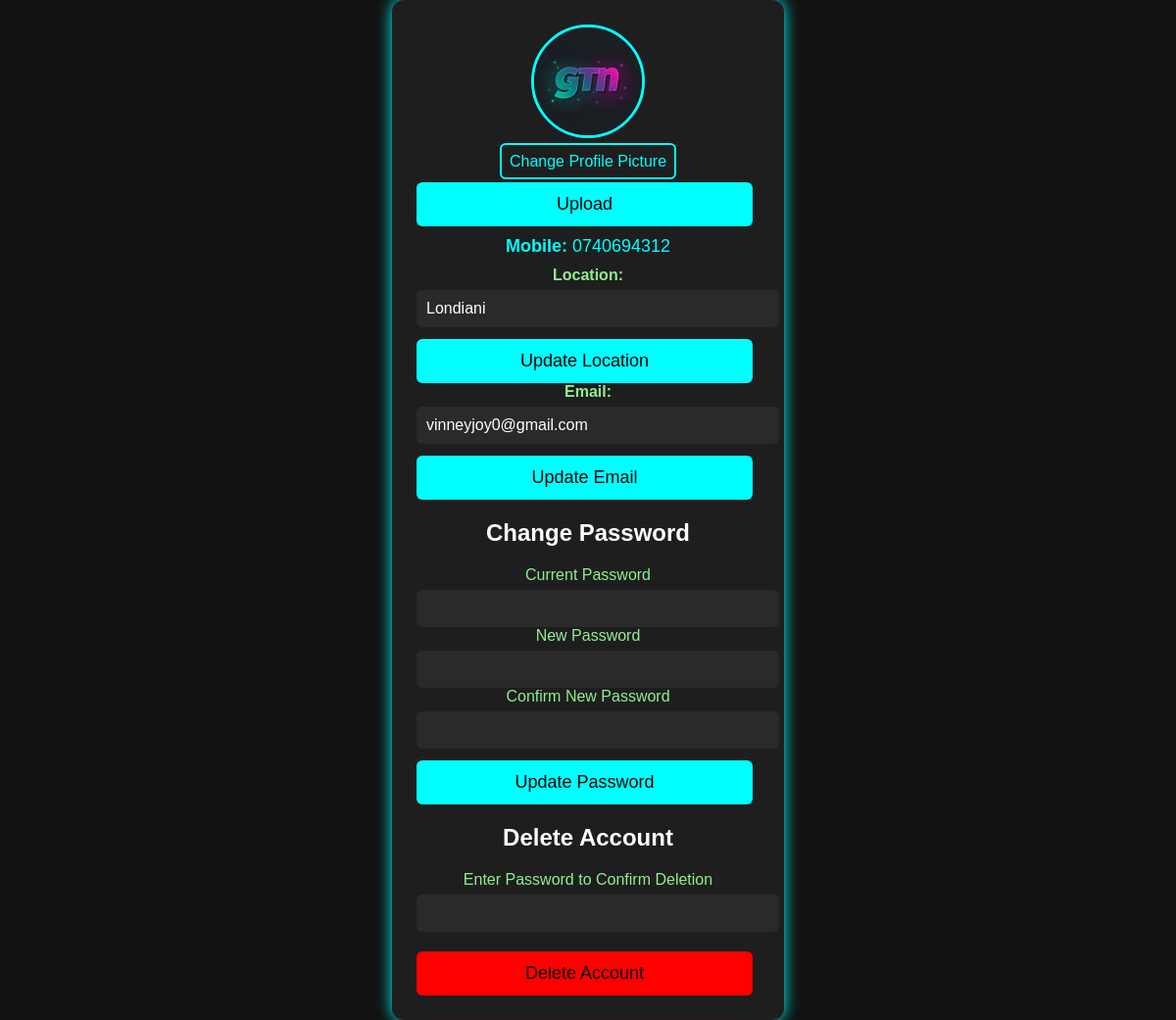
Page /admin/account (signed in) on the committed database.
### app.py (models this page shows)
class User(db.Model, UserMixin):
    id = db.Column(db.Integer, primary_key=True)
    mobile = db.Column(db.String(10), unique=True, nullable=False)
    email = db.Column(db.String(120), unique=True,  nullable=False)
    password = db.Column(db.String(255), nullable=False)
    role = db.Column(db.String(10), nullable=False, default='user')
    created_at = db.Column(db.DateTime, default=nairobi_time)
    profile_image = db.Column(db.String(255), default='/static/default-profile.png')
    location = db.Column(db.String(255), nullable=True)
    agreed = db.Column(db.Boolean, default=False)
    active = db.Column(db.Boolean, default=True)

### app.py (the view)
@app.route('/admin/account')
@csrf.exempt
@login_required
@admin_required
def account():
    user = User.query.get_or_404(current_user.id)
    return render_template('admin_account.html', user=user)

### app.py (called while the page is built)
@app.before_request
def make_session_permanent():
    session.permanent = True

@app.before_request
def auto_logout_user():
    if current_user.is_authenticated:
        user = User.query.filter_by(id=current_user.id).first()
        if user and user.role != current_user.role:
            logout_user()
            flash("Role has changed. Please log in again.", "error")
            return redirect(url_for('login'))

def admin_required(f):
    @wraps(f)
    def decorated_function(*args, **kwargs):
        if not current_user.is_authenticated or current_user.role != 'admin':
            return abort(403)
        return f(*args, **kwargs)
    return decorated_function

@login_manager.user_loader
def load_user(user_id):
    return User.query.get(int(user_id))

@app.context_processor
def inject_csrf_token():
    from flask_wtf.csrf import generate_csrf
    return dict(csrf_token=generate_csrf)

### templates/admin_account.html (shortened to what this page needs)
<!DOCTYPE html>
<html lang="en">
<head>
</head>
<body>
    <div class="profile-container">
        <img src="{{ user.profile_image or '/static/default-profile.png' }}" id="profile-img" class="profile-img" alt="Profile Picture">
        <form action="{{ url_for('update_profile_pic') }}" method="POST" enctype="multipart/form-data">
            <label for="profile-pic-input" class="upload-btn">Change Profile Picture</label>
            <button type="submit" class="btn">Upload</button>
        </form>
        <div class="info"><strong>Mobile:</strong> {{ user.mobile }}</div>
        <form action="{{ url_for('update_location') }}" method="POST">
            <label for="location"><strong>Location:</strong></label>
            <input type="text" id="location" name="location" value="{{ user.location or '' }}" required>
            <button type="submit" class="btn">Update Location</button>
        </form>
        <form action="{{ url_for('update_email') }}" method="POST">
            <label for="email"><strong>Email:</strong></label>
            <input type="text" id="email" name="email" value="{{ user.email or '' }}" required>
            <button type="submit" class="btn">Update Email</button>
        </form>
        <form action="{{ url_for('change_password') }}" method="POST">
            <h2>Change Password</h2>
            <label>Current Password</label>
            <input type="password" name="current_password"  required>
            <label>New Password</label>
            <input type="password" name="new_password" required>
            <label>Confirm New Password</label>
            <input type="password" name="confirm_new_password" required>
            <button type="submit" class="btn">Update Password</button>
        </form><form action="{{ url_for('delete_account') }}" method="POST" onsubmit="return confirmDelete()">
            <h2>Delete Account</h2>
            <label>Enter Password to Confirm Deletion</label>
            <input type="password" name="delete_password" required>
            <button type="submit" class="btn delete-btn">Delete Account</button>
        </form>
    </div>
</body>
</html>

### templates/admin_account.html (style rules this page uses)
body { font-family: Arial, sans-serif; background-color: #121212; margin: 0; padding: 0; display: flex; flex-direction: column; align-items: center; justify-content: center; height: relative; color: white; }
.profile-container { background: #1e1e1e; padding: 25px; border-radius: 12px; box-shadow: 0 0 15px cyan; text-align: center; width: 90%; max-width: 350px; }
.profile-img { width: 110px; height: 110px; border-radius: 50%; object-fit: cover; border: 3px solid cyan; display: block; margin: 0 auto 15px; }
.info { font-size: 18px; margin: 10px 0; color: cyan; }
.btn { display: block; width: 98%; padding: 12px; margin-top: 12px; background-color: cyan; color: black; border: none; border-radius: 6px; cursor: pointer; font-size: 18px; text-decoration: none; text-align: center; transition: 0.3s; }
input { width: 100%; padding: 10px; margin-top: 6px; border: none; border-radius: 6px; font-size: 16px; background: #2a2a2a; color: white; }
.upload-btn { background: transparent; border: 2px solid cyan; color: cyan; padding: 8px; border-radius: 6px; cursor: pointer; transition: 0.3s; }
.delete-btn { background-color: red; margin-top: 20px; }
label { color: lightgreen; }

### rows in the picture
User: profile_image (picture), mobile "0740694312", location "Londiani", email "vinneyjoy0@gmail.com"
